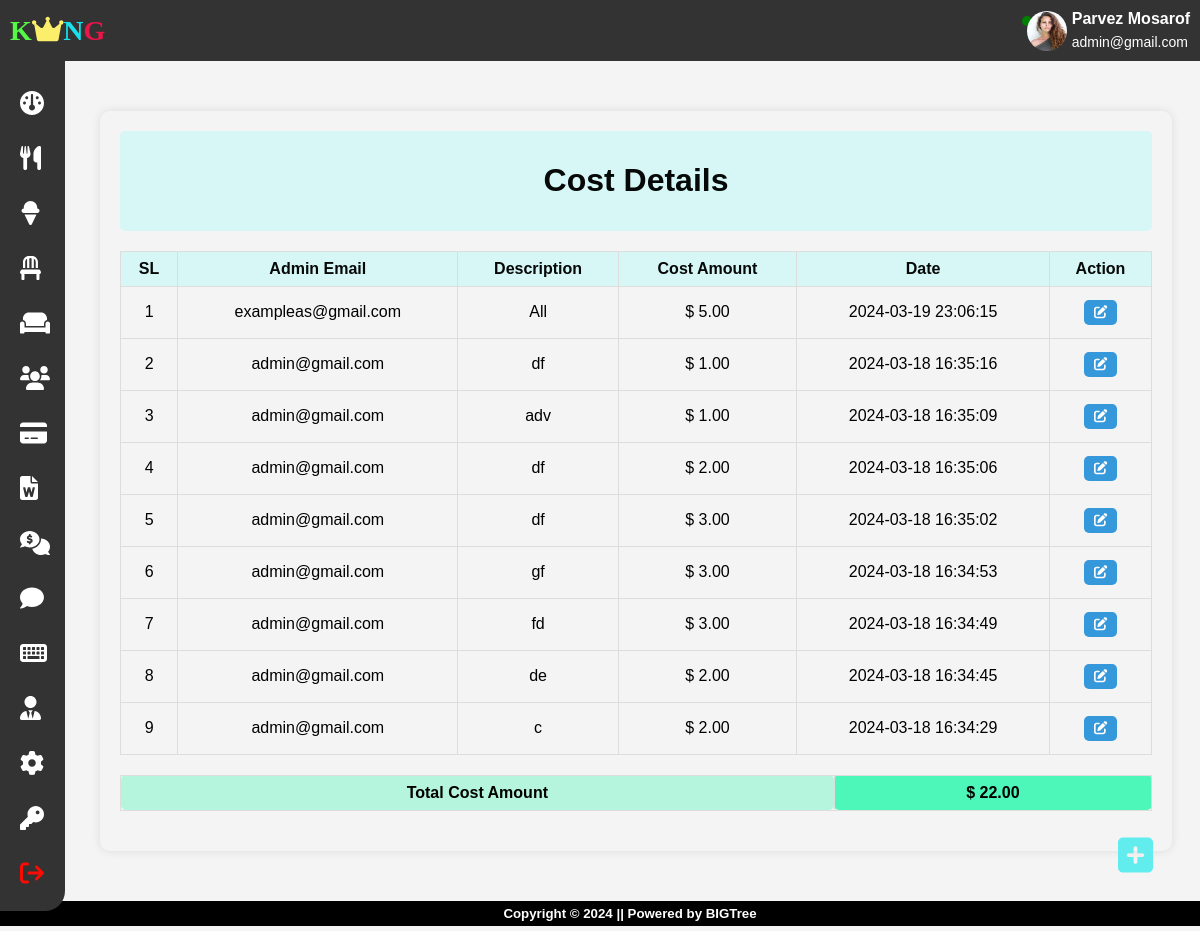
The page /rstms/admin/account.php (signed in) on the database its author committed.
### tables this page shows
CREATE TABLE `account` (
  `ac_id` int(11) NOT NULL,
  `ac_desc` varchar(255) NOT NULL,
  `ac_amount` decimal(10,2) NOT NULL,
  `a_email` varchar(50) NOT NULL,
  `date` datetime NOT NULL
);

### rstms/admin/account.php (the view, shortened to what this page needs)
<?php
    include('includes/header.php');
    include('includes/sidebar.php');
?>
<div class="container">
    <div class="header">
        <h1>Cost Details</h1>
    </div>
    <div class="table">
        <table class="ctable">
            <thead>
                <tr>
                    <th>SL</th>
                    <th>Admin Email</th>
                    <th>Description</th>
                    <th>Cost Amount</th>
                    <th>Date</th>
                    <th>Action</th>
                </tr>
            </thead>
            <tbody>
                <?php
                $rowsPerPage = 25;
                if (isset($_GET['page']) && is_numeric($_GET['page'])) {
                    $currentPage = $_GET['page'];
                }
                else{
                    $currentPage = 1;
                }
                $offset = ($currentPage - 1) * $rowsPerPage;
                $sql = "SELECT * FROM account ORDER BY date DESC LIMIT $rowsPerPage OFFSET $offset";
                $result = $conn->query($sql);
                if ($result && $result->num_rows > 0) {
                    $starting_sl = ($currentPage - 1) * $rowsPerPage + 1;
                    while ($row = $result->fetch_assoc()) {
                        echo "<tr>";
                        echo "<td>{$starting_sl}</td>";
                        echo "<td>".$row['a_email']."</td>";
                        echo "<td>".$row['ac_desc']."</td>";
                        echo "<td>&dollar; ".$row['ac_amount']."</td>";
                        echo "<td>".$row['date']."</td>";
                        echo "<td>";
                        echo "<form action='edit-account.php' method='GET' style='display:inline-block;'>";
                        echo "<button type='submit' class='icon-edit'>";
                        echo "<i class='fa-solid fa-pen-to-square'></i>";
                        echo "</button>";
                        echo "</form>";
                        echo "</td>";
                        echo "</tr>";
                        $starting_sl++;
                    }
                }
                else{
                    echo "<p style='text-align: center;color: red;'>No Category Found!</p>";
                }
                ?>
            </tbody>
        </table>
        <?Php
        $sql_cost = "SELECT SUM(ac_amount) AS total_cost  FROM account";
        $result_cost = $conn->query($sql_cost);
        $row_cost = $result_cost->fetch_assoc();
        $total_cost = $row_cost['total_cost'];
        ?>
        <table class="ctable">
            <tr>
                <td style="padding-left: -50px; margin-left: -10px;background-color:#b5f5dd;border-radius: 5px;font-weight: 600;">Total Cost Amount</td>
                <td style="background-color: #4df7b9;border-radius: 5px;font-weight: 600;">&dollar; <?php echo $total_cost; ?></td>
            </tr>
        </table>
    </div>
</div>
<div class="icon">
    <a href="add-account.php"><i class="fa-solid fa-square-plus"></i></a>
</div>
<?php
    include('includes/footer.php');
?>

### rstms/admin/includes/sidebar.php
<nav class="navbar">
	<div class="row">
		<div class="logo">
			<a href="dashboard.php"><span style="color: #57f745; font-family: Matura MT Script Capitals;">K</span><i class="fa-solid fa-crown"></i><span style="color: #15e2ed;font-family: Algerian;">N</span><span style="color: #ed1548;font-family: Lucida Sans;">G</span></a>
		</div>
		<div class="admin-prof"style="display: flex;align-items:center;">
			<?php
			$row = null;
			if (isset($_SESSION['admin_email'])) {
				$a_email = $_SESSION['admin_email'];
				$sql_admin = $conn->prepare("SELECT a_name, a_email, a_img, s_admin FROM admin WHERE a_email = ?");
				$sql_admin -> bind_param("s", $a_email);
				$sql_admin -> execute();
				$result_admin = $sql_admin->get_result();
				if ($result_admin && $result_admin->num_rows>0) {
					$row = $result_admin->fetch_assoc()
			?>
					<div class="active-indicator"></div>
					<img src="<?php echo $row['a_img']; ?>" alt="admin profile">
					<div class="detils">
						<span class="admin-name"><?php echo $row['a_name']; ?></span><br>
		                <span class="admin-email"><?php echo $row['a_email']; ?></span>
					</div>
			<?php
				}
			}
			?>
		</div>
	</div>
</nav>
		<div class="side-bar">
			<div class="category">
				<div class="bar">
					<a href="dashboard.php"><i class="fa-solid fa-gauge"></i></a>
				</div>
				<div class="bar">
					<a href="category.php"><i class="fa-solid fa-utensils"></i> </a>
				</div>
				<div class="bar">
					<a href="foodmenu.php"><i class="fa-solid fa-ice-cream"></i> </a>
				</div>
				<div class="bar">
					<a href="table.php"><i class="fa-solid fa-chair"></i> </a>
				</div>
				<div class="bar">
					<a href="bookedtable.php"><i class="fa-solid fa-couch"></i></a>
				</div>
				<div class="bar">
					<a href="userdetails.php"><i class="fa-solid fa-users"></i> </a>
				</div>
				<div class="bar">
					<a href="payment-status.php"><i class="fa-solid fa-credit-card"></i> </a>
				</div>
				<div class="bar">
					<a href="sales-report.php"><i class="fa-solid fa-file-word"></i> </a>
				</div>
				<div class="bar">
					<a href="contactus-details.php"><i class="fa-solid fa-comments-dollar"></i></a>
				</div>
				<div class="bar">
					<a href="user-feedback.php"><i class="fa-solid fa-comment"></i></a>
				</div>
				<div class="bar">
					<a href="account.php"><i class="fa-solid fa-keyboard"></i></a>
				</div>
				<?php
				if (!is_null($row)) {
					if ($row['s_admin'] == 'Yes') {
						echo '<div class="bar">
							<a href="admin-info.php"><i class="fa-solid fa-user-tie"></i></a>
						</div>';
					}
				}
				?>
				<div class="bar">
					<a href="admin-profile.php"><i class="fa-solid fa-gear"></i></a>
				</div>
				<div class="bar">
					<a href="changepass.php"><i class="fa-solid fa-key"></i>  </a>
				</div>
				<div class="bar">
					<a href="includes/logout.php"><i class="fa-solid fa-arrow-right-from-bracket"></i> </a>
				</div>
			</div>
		</div>

### rstms/assets/css/admin.css (style rules this page uses)
body { font-family: 'Arial', sans-serif; margin: 0; padding: 0; background-color: #f4f4f4; }
.navbar { background-color: #333; color: #fff; padding: 10px; }
.navbar .row { display: flex; align-items: center; justify-content: space-between; }
.logo a { margin: 0; font-size: 28px; font-family: Arial; font-weight: bolder; color: #fff; text-decoration: none; }
.admin-prof { display: flex; align-items: center; }
.admin-prof img { width: 40px; height: 40px; border-radius: 50%; margin-right: 5px; }
.admin-name { display: inline-block; font-weight: bold; margin-bottom: 5px; }
.admin-email { display: inline-block; font-size: 14px; }
.side-bar { background-color: #333; height: auto; width: 65px; margin-bottom: 20px; border-radius: 0 0 20px 0; float: left; }
.bar { margin-left: 20px; padding-top: 20px; }
.bar a { display: inline-block; text-decoration: none; color: #fff; cursor: pointer; padding-top: 10px; }
.fa-gauge, .fa-utensils, .fa-ice-cream, .fa-chair, .fa-book-atlas, .fa-key, .fa-users, .fa-gear, .fa-couch, .fa-comments-dollar, .fa-comment, .fa-credit-card, .fa-file-word, .fa-user-tie, .fa-keyboard { font-size: 24px; }
.fa-arrow-right-from-bracket { color: #fc0b03; font-size: 24px; padding-bottom: 25px; }
.fa-crown { color: #faee6b; }

### rstms/assets/css/dashboard.css (style rules this page uses)
.header { padding: 10px; text-align: center; }

### rstms/admin/includes/header.php (style rules this page uses)
.active-indicator { width: 10px; height: 10px; background-color: green; border-radius: 50%; margin-right: -5px; margin-top: -20px; animation: pulse 0.5s infinite alternate; }

### rstms/admin/account.php (style rules this page uses)
body { font-family: 'Arial', sans-serif; margin: 0; padding: 0; background-color: #f4f4f4; }
.container { max-width: 86%; margin: 50px auto; box-shadow: 0 0 10px rgba(0, 0, 0, 0.1); border-radius: 10px; padding: 20px; text-align: center; margin-left: 100px; }
.header { background-color: #d7f7f7; color: #070808; text-align: center; padding: 10px; margin-bottom: 20px; border-radius: 5px; }
.ctable { width: 100%; border-collapse: collapse; margin-bottom: 20px; }
.ctable th, .ctable td { border: 1px solid #ddd; padding: 8px; text-align: center; }
.ctable th { background-color: #d7f7f7; color: #070808; }
.ctable button { background-color: #3498db; color: #fff; border: none; padding: 5px 10px; cursor: pointer; }
.icon-edit { margin: 5px; display: inline-block; background-color: #178ce6; border: none; border-radius: 5px; text-decoration: none; color: #fff; display: inline-block; padding: 5px 9px; }
.icon { position: fixed; bottom: 50px; right: 40px; width: 50px; height: 50px; display: flex; justify-content: center; align-items: center; color: #fff; cursor: pointer; }
.icon a { text-decoration: none; }
.icon a .fa-square-plus { height: 40px!important; color: #61eded; }

### rows shown on the page
account: a_email "exampleas@gmail.com", ac_desc "All", ac_amount "5.00", date "2024-03-19 23:06:15"
account: a_email "admin@gmail.com", ac_desc "df", ac_amount "1.00", date "2024-03-18 16:35:16"
account: a_email "admin@gmail.com", ac_desc "adv", ac_amount "1.00", date "2024-03-18 16:35:09"
account: a_email "admin@gmail.com", ac_desc "df", ac_amount "2.00", date "2024-03-18 16:35:06"
account: a_email "admin@gmail.com", ac_desc "df", ac_amount "3.00", date "2024-03-18 16:35:02"
account: a_email "admin@gmail.com", ac_desc "gf", ac_amount "3.00", date "2024-03-18 16:34:53"
account: a_email "admin@gmail.com", ac_desc "fd", ac_amount "3.00", date "2024-03-18 16:34:49"
account: a_email "admin@gmail.com", ac_desc "de", ac_amount "2.00", date "2024-03-18 16:34:45"
account: a_email "admin@gmail.com", ac_desc "c", ac_amount "2.00", date "2024-03-18 16:34:29"

### other values the page prints
$row['a_name'] "Parvez Mosarof"
$row['a_email'] "admin@gmail.com"
$total_cost "22.00"
